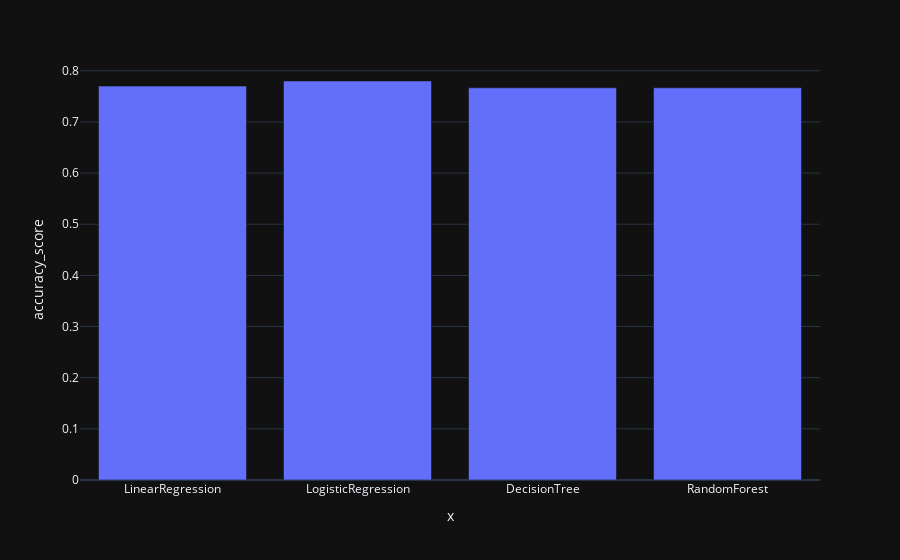

Here is the notebook cell this chart was saved with:
### Code cell
fig=px.bar(compare, x=models, y="accuracy_score")
fig.update_layout(
    template="plotly_dark")
fig

### Figure 1 — Plotly figure (JSON) as saved in the notebook; plotly's stock layout.template omitted (floating-point values rounded to 4 significant figures)
{"data": [{"alignmentgroup": "True", "hovertemplate": "x=%{x}<br>accuracy_score=%{y}<extra></extra>", "legendgroup": "", "marker": {"color": "#636efa", "pattern": {"shape": ""}}, "name": "", "offsetgroup": "", "orientation": "v", "showlegend": false, "textposition": "auto", "type": "bar", "x": ["LinearRegression", "LogisticRegression", "DecisionTree", "RandomForest"], "xaxis": "x", "y": [0.77, 0.78, 0.7667, 0.7667], "yaxis": "y"}], "layout": {"barmode": "relative", "legend": {"tracegroupgap": 0}, "margin": {"t": 60}, "xaxis": {"anchor": "y", "domain": [0, 1], "title": {"text": "x"}}, "yaxis": {"anchor": "x", "domain": [0, 1], "title": {"text": "accuracy_score"}}}}
